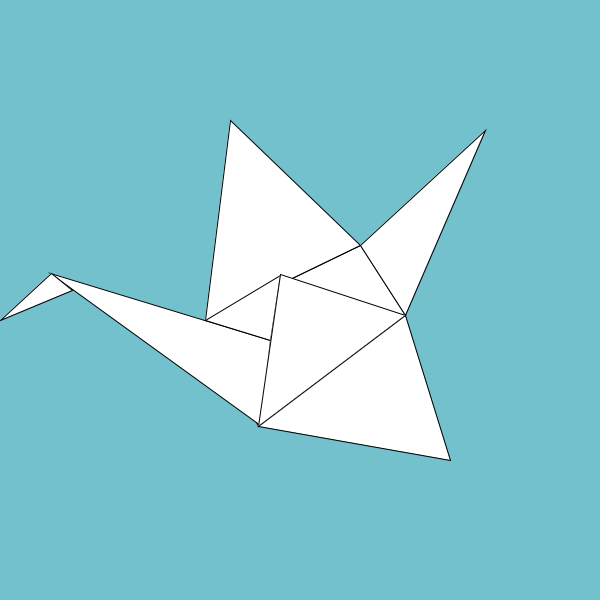
Frame 1 (no input)
Frame 60 (the mouse pressed at the canvas centre just before this capture): identical to frame 1, image omitted
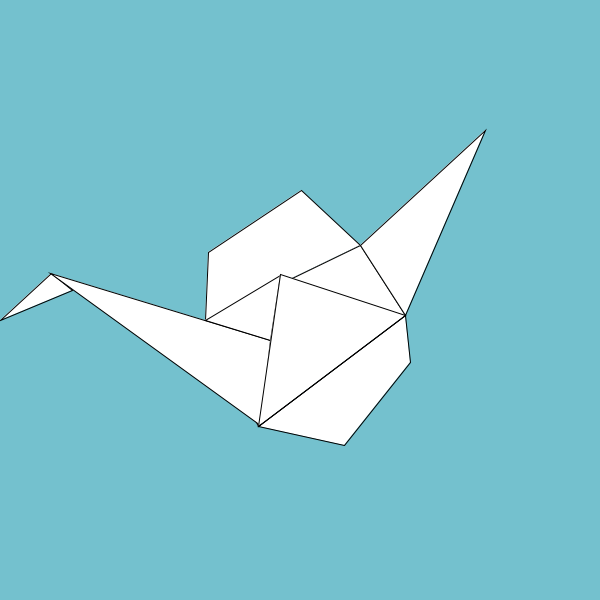
Frame 120 (the mouse held since frame 60 and released just before this capture)

The Processing sketch that drew these frames (run headless with seeded random() and noise(); from frame 60 on, the mouse is pressed at the canvas centre):

// Processing sketch: processing_5003
// ── processing_5003.pde

int x, y;

void setup() {
  size(600,600);
  smooth();
  }

void draw() {
  background(116, 193, 206);
  
  if(keyPressed) {
    if(key == 'f'){                 //fly 
   x-=4;                           //variables  x = x-4
  y-=4;                           //variables y = y-4
    }
     if(key == 'r'){              //return
          x+=4;                  //x = x+4
  y+=4;                          //y = y+4
     }
  }
  translate(x,y);                //makes it happen 
  if (mousePressed) {     
  quad(301, 190, 208, 252, 205, 320, 360, 245);  //main wing
  quad(405, 315, 258, 426, 344, 445, 410, 362); //bottom wing
 
  triangle(51, 273, 0, 320, 72,290); //head
  quad(205, 320, 360, 245, 405, 315, 258, 426); //body
   triangle(50, 273, 270, 340, 260, 425); //neck
  triangle(205, 320, 280, 275, 270, 340); //middle small
  triangle(280, 274, 258, 426, 405, 315); //middle large
  triangle(485, 130, 360, 245, 405, 315); //tail
  
    
  } else {
   
     quad(360, 245, 205, 320, 258, 426,405, 315); //body
     
  triangle(230, 120, 205, 320, 360, 245);  //main wing
  triangle(50, 273, 270, 340, 260, 425); //neck
  triangle(51, 273, 0, 320, 72,290); //head
  
  
  triangle(205, 320, 280, 275, 270, 340); //middle small
  
  triangle(280, 274, 258, 426, 405, 315); //middle large
  triangle(485, 130, 360, 245, 405, 315); //tail
  triangle (405, 315, 258, 426, 450, 460); //bottom wing
  }

 
}
